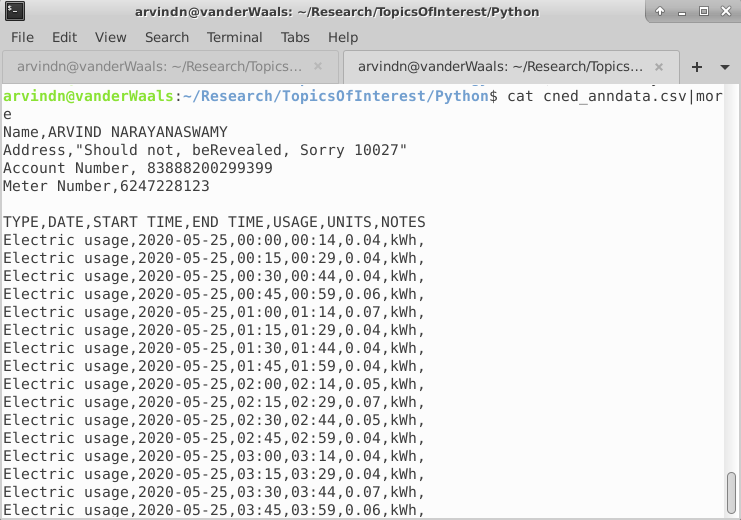
#> input picture catConEdSpreadSheet.png, 741 x 520 px
$ jupyter execute --allow-errors IntroductionToPython_PandasNumpyScipyMatplotlib.ipynb   (shell and % lines are left out)
#> lines starting #> are read from the running program, lines starting #| are printed output that depends on the picture
# **Introduction to Python II**: Pandas, Matplotlib, Numpy, and Scipy

## Pandas

If you have to deal with spreadsheet-like data, look no further than Pandas (within the Python universe). The closest equivalent outside the Python universe would be R.

Before we do anything, we should import all the modules that we think we might use. For certain, we should import **pandas, matplotlib, numpy, and scipy**.

[cell 1]
import pandas as pd # pd is conventionally used for pandas
import matplotlib.pyplot as plt # Almost all code uses plt for matplotlib.pyplot
import numpy as np # convention
import scipy as sci # ditto

### Familiarize yourself with the data and read it

The data you will work with comes from two sources - an energy bill from Con Edison, and the weather data for the corresponding time from Wunderground. The data from Con Edison that you will work with is 1 year of 15 minute interval data of electricity consumption at my home over the last year. It has approximately $ 24 \times 4 \times 365 = 35040$ lines of data. If you had to open the file in a spreadsheet application, that would defeat the purpose of using a Pythonic tool. In this particular case, it is not so bad - you will not get into much trouble opening 35000 lines in a spreadsheet package, but what if you had a million lines or more? It would be good to use a simpler method of peering into the data.

This is exactly where one of the commands from what you learnt in the section on UNIX becomes useful: **cat**. The name of the file is cned_anndata.csv. At a terminal prompt, let us try the following command: cat cned_anndata.csv|more. You can also try it in your jupyter notebook as shown below.

[cell 2]
# you stop the command with the "Interrupt the Kernel" square button to the top.

I can also show you my result from a terminal, which I captured as screen grabs. This also gives us a chance to work with images - nice way of sneaking that in!

[cell 3]
import matplotlib.image as mpimg #To load images
spreadsheet = mpimg.imread('catConEdSpreadSheet.png')
#> spreadsheet is the input picture: shape (520, 741, 4) float32; mean R, G, B, A 0.906, 0.908, 0.907, 1
spreadsheet_Anno = mpimg.imread('catConEdSpreadSheet_Annotated.png')
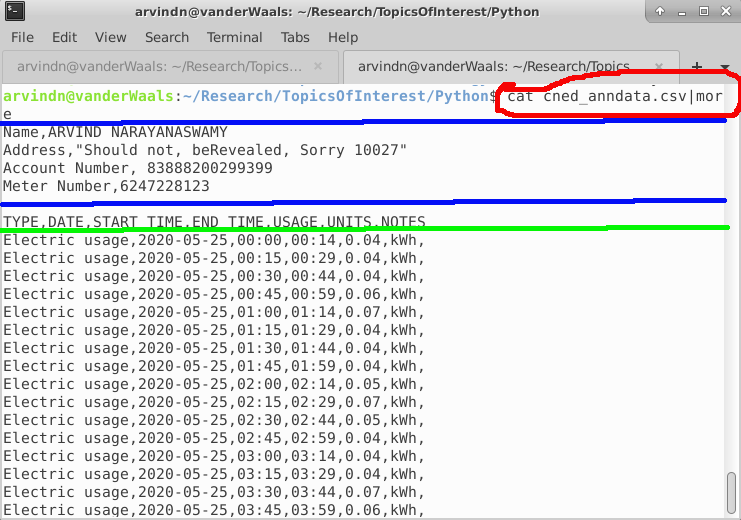
#> input picture catConEdSpreadSheet_Annotated.png, 741 x 520 px
#> spreadsheet_Anno is the input picture: shape (520, 741, 4) float32; mean R, G, B, A 0.879, 0.883, 0.891, 1

print(spreadsheet_Anno.shape)
#| (520, 741, 4)

[cell 4]
fig, ax = plt.subplots(nrows=1,ncols=2, figsize=(24,8))
ax[0].imshow(spreadsheet)
ax[1].imshow(spreadsheet_Anno)
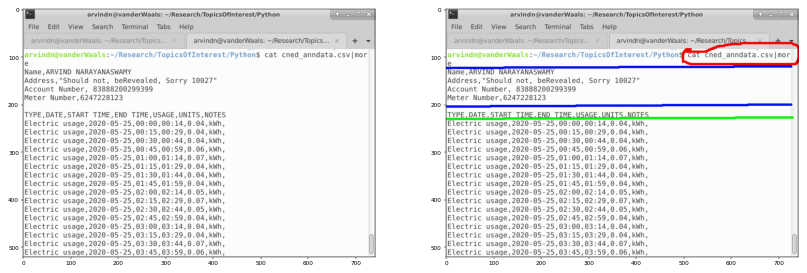
#> figure drawn by matplotlib, 2 panels
